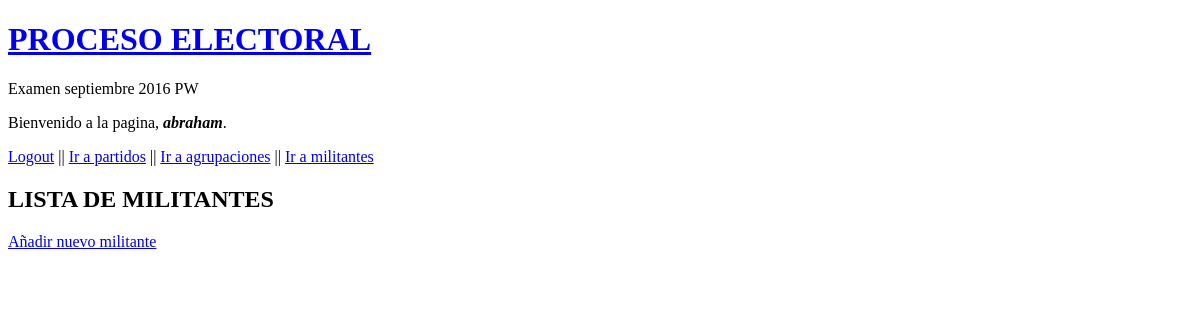
The page /militantes/ (signed in) on the database as committed earlier.
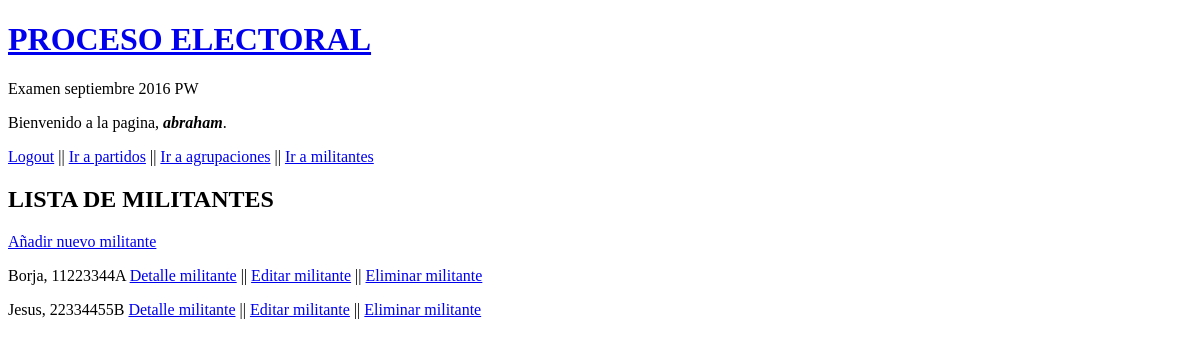
The same page on the database as committed later.
### procesoElectoral/models.py (models this page shows, shortened)
class Militante(models.Model):
    nombre = models.CharField(max_length=50)
    edad = models.IntegerField(default=18)
    dni = models.CharField(max_length=20)
    agrupacion = models.ForeignKey('Agrupacion', on_delete=models.CASCADE)

### procesoElectoral/views.py (the view)
# urls.py: url(r'^militantes/$', views.listMilitantes, name='militantes'),
@login_required
def listMilitantes(request):
    militantes = Militante.objects.all()
    return render(request, 'procesoElectoral/militante.html', {'militantes':militantes})

### procesoElectoral/templates/procesoElectoral/militante.html
{% extends 'procesoElectoral/index.html' %}
{% block content %}
    <h2>LISTA DE MILITANTES</h2>
    {% if user.is_authenticated %}
        {% if user.username == "gestor" or user.username == "abraham" %}
            <p><lu><a href="/militantes/new">Añadir nuevo militante</a></ul></p>
            {% for militante in militantes %}
                <p>{{ militante.nombre }}, {{ militante.dni }}
                <lu><a href="/militantes/{{ militante.pk }}">Detalle militante</a> ||</ul>
                <lu><a href="/militantes/{{ militante.pk }}/edit">Editar militante</a> ||</ul>
                <lu><a href="/militantes/{{ militante.pk }}/delete">Eliminar militante</a></ul></p>
            {% endfor %}
        {% else %}
            {% for militante in militantes %}
                <p>{{ militante.nombre }}, {{ militante.dni }}
                <lu><a href="/militantes/{{ militante.pk }}">Detalle militante</a></ul></p>
            {% endfor %}
        {% endif %}
    {% endif %}
{% endblock %}

### procesoElectoral/templates/procesoElectoral/index.html (shortened to what this page needs)
<!DOCTYPE html>
<html>
    <head>
    </head>
    <body>
        <div class="page-header">
            <h1><a href="/">PROCESO ELECTORAL</a></h1>
            <p>Examen septiembre 2016 PW</p>
        </div>
        <div class="content container">
            {% if user.is_authenticated %}
                <p>Bienvenido a la pagina, <b><i>{{ user.username }}</i></b>.</p>
                <p><a href="/logout">Logout</a> ||
                <a href="/partidos">Ir a partidos</a> ||
                <a href="/agrupaciones">Ir a agrupaciones</a> ||
                <a href="/militantes">Ir a militantes</a></p>
            {% else %}
                <p>Te damos la bienvenida, <b><i>Invitado</i></b>. Por favor, logeate.</p>
                <p><a href="/login">Login</a></p>
                <p><a href="/partidos">Ir a partidos</a></p>
            {% endif %}
            <div class="row">
                <div class="col-md-8">
                    {% block content %}
                    {% endblock %}
                </div>
            </div>
        </div>
    </body>
</html>

Rows that differ between the two databases and show on the page:
added Militante: nombre "Borja", dni "11223344A"
added Militante: nombre "Jesus", dni "22334455B"
